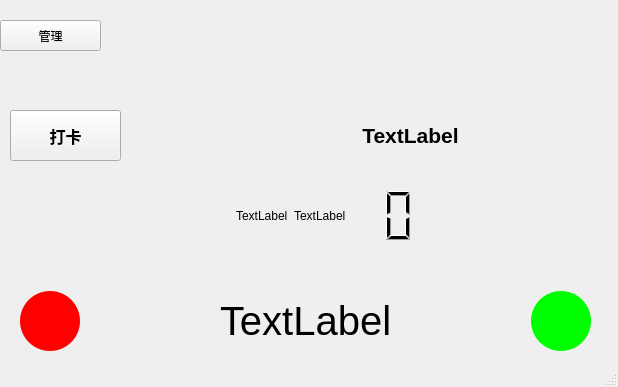
<?xml version="1.0" encoding="UTF-8"?>
<ui version="4.0">
 <class>MainWindow</class>
 <widget class="QMainWindow" name="MainWindow">
  <property name="geometry">
   <rect>
    <x>0</x>
    <y>0</y>
    <width>618</width>
    <height>387</height>
   </rect>
  </property>
  <property name="windowTitle">
   <string>MainWindow</string>
  </property>
  <widget class="QWidget" name="centralwidget">
   <widget class="QPushButton" name="ptn_clockIN">
    <property name="geometry">
     <rect>
      <x>10</x>
      <y>110</y>
      <width>111</width>
      <height>51</height>
     </rect>
    </property>
    <property name="font">
     <font>
      <family>Bahnschrift Light</family>
      <pointsize>12</pointsize>
      <weight>75</weight>
      <italic>false</italic>
      <bold>true</bold>
     </font>
    </property>
    <property name="toolTip">
     <string>&lt;html&gt;&lt;head/&gt;&lt;body&gt;&lt;p&gt;点击打卡&lt;/p&gt;&lt;/body&gt;&lt;/html&gt;</string>
    </property>
    <property name="text">
     <string>打卡</string>
    </property>
   </widget>
   <widget class="QPushButton" name="ptn_sysLogin">
    <property name="geometry">
     <rect>
      <x>0</x>
      <y>20</y>
      <width>101</width>
      <height>31</height>
     </rect>
    </property>
    <property name="text">
     <string>管理</string>
    </property>
   </widget>
   <widget class="QLabel" name="lb_date">
    <property name="geometry">
     <rect>
      <x>210</x>
      <y>110</y>
      <width>401</width>
      <height>51</height>
     </rect>
    </property>
    <property name="font">
     <font>
      <pointsize>20</pointsize>
      <weight>75</weight>
      <bold>true</bold>
     </font>
    </property>
    <property name="layoutDirection">
     <enum>Qt::LeftToRight</enum>
    </property>
    <property name="text">
     <string>&lt;html&gt;&lt;head/&gt;&lt;body&gt;&lt;p align=&quot;center&quot;&gt;&lt;span style=&quot; font-size:16pt; font-weight:600;&quot;&gt;TextLabel&lt;/span&gt;&lt;/p&gt;&lt;/body&gt;&lt;/html&gt;</string>
    </property>
   </widget>
   <widget class="QWidget" name="layoutWidget">
    <property name="geometry">
     <rect>
      <x>20</x>
      <y>290</y>
      <width>571</width>
      <height>62</height>
     </rect>
    </property>
    <layout class="QHBoxLayout" name="horizontalLayout_show">
     <item>
      <widget class="QLabel" name="lb_red">
       <property name="minimumSize">
        <size>
         <width>60</width>
         <height>60</height>
        </size>
       </property>
       <property name="maximumSize">
        <size>
         <width>60</width>
         <height>60</height>
        </size>
       </property>
       <property name="styleSheet">
        <string notr="true">background-color: rgb(255, 0, 0);
border-radius: 30px;</string>
       </property>
      </widget>
     </item>
     <item>
      <spacer name="horizontalSpacer_5">
       <property name="orientation">
        <enum>Qt::Horizontal</enum>
       </property>
       <property name="sizeHint" stdset="0">
        <size>
         <width>40</width>
         <height>20</height>
        </size>
       </property>
      </spacer>
     </item>
     <item>
      <widget class="QLabel" name="lb_tip">
       <property name="minimumSize">
        <size>
         <width>0</width>
         <height>0</height>
        </size>
       </property>
       <property name="maximumSize">
        <size>
         <width>16777215</width>
         <height>16777215</height>
        </size>
       </property>
       <property name="font">
        <font>
         <pointsize>30</pointsize>
        </font>
       </property>
       <property name="text">
        <string>TextLabel</string>
       </property>
      </widget>
     </item>
     <item>
      <spacer name="horizontalSpacer_6">
       <property name="orientation">
        <enum>Qt::Horizontal</enum>
       </property>
       <property name="sizeHint" stdset="0">
        <size>
         <width>40</width>
         <height>20</height>
        </size>
       </property>
      </spacer>
     </item>
     <item>
      <widget class="QLabel" name="lb_green">
       <property name="minimumSize">
        <size>
         <width>60</width>
         <height>60</height>
        </size>
       </property>
       <property name="maximumSize">
        <size>
         <width>60</width>
         <height>60</height>
        </size>
       </property>
       <property name="styleSheet">
        <string notr="true">background-color: rgb(0, 255, 0);
border-radius: 30px;</string>
       </property>
      </widget>
     </item>
    </layout>
   </widget>
   <widget class="QLabel" name="label">
    <property name="geometry">
     <rect>
      <x>140</x>
      <y>10</y>
      <width>400</width>
      <height>100</height>
     </rect>
    </property>
    <property name="text">
     <string/>
    </property>
    <property name="pixmap">
     <pixmap resource="Resource.qrc">:/Images/log.png</pixmap>
    </property>
    <property name="scaledContents">
     <bool>true</bool>
    </property>
   </widget>
   <widget class="QWidget" name="">
    <property name="geometry">
     <rect>
      <x>40</x>
      <y>170</y>
      <width>571</width>
      <height>91</height>
     </rect>
    </property>
    <layout class="QHBoxLayout" name="horizontalLayout">
     <item>
      <spacer name="horizontalSpacer">
       <property name="orientation">
        <enum>Qt::Horizontal</enum>
       </property>
       <property name="sizeHint" stdset="0">
        <size>
         <width>40</width>
         <height>20</height>
        </size>
       </property>
      </spacer>
     </item>
     <item>
      <layout class="QHBoxLayout" name="horizontalLayout_date">
       <item>
        <widget class="RotateNumberLabel" name="lb_hour">
         <property name="text">
          <string>TextLabel</string>
         </property>
        </widget>
       </item>
       <item>
        <widget class="RotateNumberLabel" name="lb_minute">
         <property name="text">
          <string>TextLabel</string>
         </property>
        </widget>
       </item>
       <item>
        <widget class="QLCDNumber" name="lcdNumber">
         <property name="minimumSize">
          <size>
           <width>64</width>
           <height>0</height>
          </size>
         </property>
         <property name="frameShape">
          <enum>QFrame::NoFrame</enum>
         </property>
         <property name="digitCount">
          <number>2</number>
         </property>
        </widget>
       </item>
      </layout>
     </item>
     <item>
      <spacer name="horizontalSpacer_2">
       <property name="orientation">
        <enum>Qt::Horizontal</enum>
       </property>
       <property name="sizeHint" stdset="0">
        <size>
         <width>40</width>
         <height>20</height>
        </size>
       </property>
      </spacer>
     </item>
    </layout>
   </widget>
  </widget>
  <widget class="QStatusBar" name="statusbar"/>
  <action name="manageLogin">
   <property name="text">
    <string>登录</string>
   </property>
  </action>
  <action name="action_2">
   <property name="text">
    <string>注销</string>
   </property>
  </action>
 </widget>
 <customwidgets>
  <customwidget>
   <class>RotateNumberLabel</class>
   <extends>QLabel</extends>
   <header>rotatenumberlabel.h</header>
  </customwidget>
 </customwidgets>
 <resources>
  <include location="Resource.qrc"/>
 </resources>
 <connections>
  <connection>
   <sender>manageLogin</sender>
   <signal>triggered()</signal>
   <receiver>manageLogin</receiver>
   <slot>trigger()</slot>
   <hints>
    <hint type="sourcelabel">
     <x>-1</x>
     <y>-1</y>
    </hint>
    <hint type="destinationlabel">
     <x>-1</x>
     <y>-1</y>
    </hint>
   </hints>
  </connection>
 </connections>
</ui>
